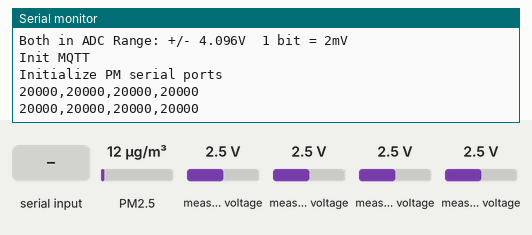
Simulated run of this sketch. Board: ESP8266 (NodeMCU). On the bench: the last lines printed to the serial monitor. The test bench sets the inputs (shaded band); at power-on: PM2.5 12 µg/m³, measured voltage 2.5 V. No MQTT or app messages arrive unless stated.

Above: at 2.3 s.
2.4 s: "1" received over the second serial link
At 3.9 s:
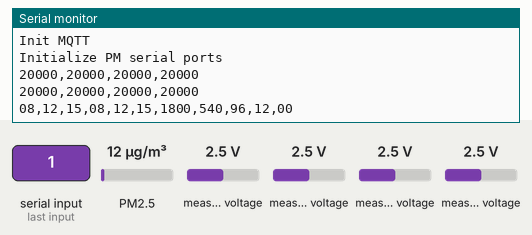
8.6 s: PM2.5 set to 6 µg/m³
At 9.9 s:
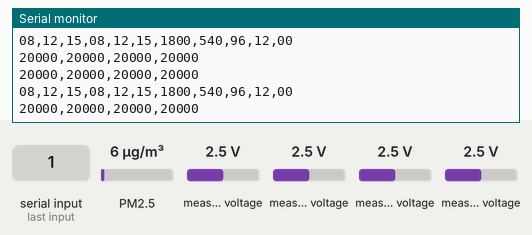
10.1 s: measured voltage (sensor 200) set to 0.1 V
At 11.5 s:
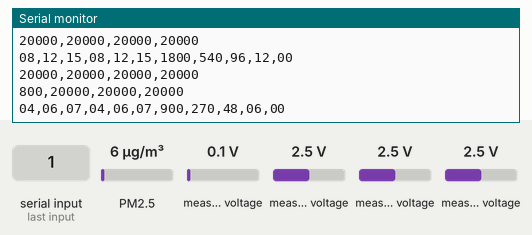
11.6 s: measured voltage (sensor 201) set to 0.1 V
13.1 s: measured voltage (sensor 202) set to 0.1 V
At 14.2 s:
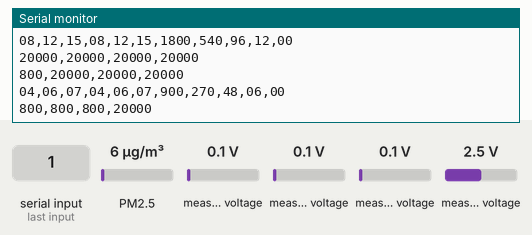
14.6 s: measured voltage (sensor 203) set to 0.1 V
At 16.0 s:
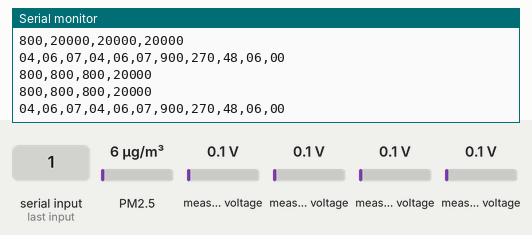

The sketch:

rick_mqtt_2.ino
```cpp
/*

Marie Skłodowska-Curie Actions
Project acronym: PIONEER
Grant nr.: 844526
Project Investigator: Federico Dallo (https://github.com/theRosyProject)

Sofware README - last updated infos at: https://github.com/theRosyProject/PIONEER
Software Author: Federico Dallo
Date: April 2023

Step 1)
System creates a WiFi access point at the address 192.168.0.4 for
user configuration:
- get device MAC address
- provide SSID and password of the Local Area Network (Wifi)
- evaluate SSID and password (MQTT Broker Handshake)

On failed handshake:
- reset configuration and get back to Step 1

On successful handshake:
- automatic system reboot and proceed to Step 2

Step 2)
System creates a HTTP page at the address given by the DHCP:
- evaluate user input for system reset:
  If TRUE get back to Step 1
  If FALSE continue

- Configure MQTT

- Read from ADC ozone sensors

- Read from ADC CO2 sensor

- Read from two PM2.5 sensors using Software Serial
  Info: https://docs.arduino.cc/tutorials/communication/TwoPortReceive

- Publish over MQTT

Auth: F. Dallo
Date: 18 Mar 2023, Venice, IT

*/

// Libraries for getting device MAC
#include <ESP8266WiFi.h>
String DEVICE_MAC_STRING = WiFi.macAddress();
const char* DEVICE_MAC_CHAR = DEVICE_MAC_STRING.c_str();

// Libraries for ADC
#include <Wire.h>
#include <Adafruit_ADS1X15.h>
Adafruit_ADS1115 ads1115_OZO;
Adafruit_ADS1115 ads1115_CO2;

// Libraries for handling MQTT
#include "EspMQTTClient.h"
#include <ArduinoJson.h>

// MQTT: ID, server IP, port, username and password
EspMQTTClient client(
  "pioneerNet",
  "cicciopasticcio",
  "159.223.196.81",  // MQTT Broker server
  //"192.168.xxx.xxx",
  "mqttuser",   // Can be omitted if not needed
  "mqttuser",   // Can be omitted if not needed
  //"ESP8266",     // Client name that uniquely identify your device
  DEVICE_MAC_CHAR,
  1883              // The MQTT port, default to 1883. this line can be omitted
);

// MQTT: topics
const PROGMEM char* MQTT_SENSOR_TOPIC_DEBUG = "pioneer/debug";
const PROGMEM char* MQTT_SENSOR_TOPIC_PM = "pioneer/pm";
const PROGMEM char* MQTT_SENSOR_TOPIC_PM_1 = "pioneer/pm/pms5003_1";
const PROGMEM char* MQTT_SENSOR_TOPIC_PM_2 = "pioneer/pm/pms5003_2";
const PROGMEM char* MQTT_SENSOR_TOPIC_CO2 = "pioneer/co2";
const PROGMEM char* MQTT_SENSOR_TOPIC_OZONE = "pioneer/ozone";

// Add the library from read from PMS5003 sensors
#include "Adafruit_PM25AQI.h"

// Add the library for using two sensors over software serial port
#include <SoftwareSerial.h>

SoftwareSerial pmSerial1(2, 0);
SoftwareSerial pmSerial2(13, 12);

Adafruit_PM25AQI aqi1 = Adafruit_PM25AQI();
Adafruit_PM25AQI aqi2 = Adafruit_PM25AQI();

// Add integers indicators for connected sensors
int PM_SERIAL1_STATUS = 0;
int PM_SERIAL2_STATUS = 0;

void setup() {

  // Open serial for data communication, wait and welcome message
  Serial.begin(115200);
  while (!Serial) {
    delay(10);
  }
  Serial.println();
  Serial.println("Serial port begin at 115200");

  // Get device WiFi MAC address and save in string variable
  Serial.println();
  Serial.println("ESP8266 WiFi MAC:");
  Serial.println(DEVICE_MAC_STRING);

  // Initialize ADC
  Serial.println();
  Serial.println("Init ADC addr48 and addr49");
  Serial.println("Both in ADC Range: +/- 4.096V  1 bit = 2mV");
  ads1115_OZO.setGain(GAIN_ONE);     // 1x gain   +/- 4.096V  1 bit = 2mV
  ads1115_OZO.begin(0x48); // reading the OZO sensors
  delay(100);
  ads1115_CO2.setGain(GAIN_ONE);
  ads1115_CO2.begin(0x49);
  // ads1115_49.setGain(GAIN_ONE);     // 1x gain   +/- 4.096V  1 bit = 2mV
  // ads1115_49.begin(0x49); // reading the CO2 sensor

  // init the MQTT connection
  Serial.println();
  Serial.println("Init MQTT");
  // Optional functionalities of EspMQTTClient
  client.enableDebuggingMessages(); // Enable debugging messages sent to serial output
  client.enableHTTPWebUpdater(); // Enable the web updater. User and password default to values of MQTTUsername and MQTTPassword. These can be overridded with enableHTTPWebUpdater("user", "password").
  client.enableOTA(); // Enable OTA (Over The Air) updates. Password defaults to MQTTPassword. Port is the default OTA port. Can be overridden with enableOTA("password", port).
  String LAST_WILL_MSG_STR = DEVICE_MAC_STRING + ": I am going offline";
  const char* LAST_WILL_MSG = LAST_WILL_MSG_STR.c_str();
  client.enableLastWillMessage(MQTT_SENSOR_TOPIC_DEBUG, LAST_WILL_MSG);  // You can activate the retain flag by setting the third parameter to true

  // Initialize serial port for PM
  Serial.println();
  Serial.println("Initialize PM serial ports");
  delay(1000);

  // Start the sensors serial ports (begin with serial nr. 2 as the last open is the one ready to be used)
  pmSerial2.begin(9600);

  if (! aqi2.begin_UART(&pmSerial2)) { // connect to the sensor over software serial
    Serial.println("Could not find PM 2.5 sensor 2!");
    while (1) delay(10);
  }

  pmSerial1.begin(9600);

  if (! aqi1.begin_UART(&pmSerial1)) { // connect to the sensor over software serial
    Serial.println("Could not find PM 2.5 sensor 1!");
    while (1) delay(10);
  }

}

// This function is called once everything is connected (Wifi and MQTT)
// WARNING : YOU MUST IMPLEMENT IT IF YOU USE EspMQTTClient
void onConnectionEstablished()
{
  // Subscribe to "mytopic/test" and display received message to Serial
  //client.subscribe("svalbard/#", [](const String & payload) {
  //  Serial.println(payload);
  //});

  // // Subscribe to "mytopic/wildcardtest/#" and display received message to Serial
  // client.subscribe("mytopic/wildcardtest/#", [](const String & topic, const String & payload) {
  //   Serial.println("(From wildcard) topic: " + topic + ", payload: " + payload);
  // });

  // Publish a message to "debug"
  String HELLO_MSG_STR = DEVICE_MAC_STRING + ": I am online";
  const char* HELLO_MSG = HELLO_MSG_STR.c_str();
  client.publish(MQTT_SENSOR_TOPIC_DEBUG, HELLO_MSG); // You can activate the retain flag by setting the third parameter to true

  // // Execute delayed instructions
  // client.executeDelayed(5 * 1000, []() {
  //   client.publish("mytopic/wildcardtest/test123", "This is a message sent 5 seconds later");
  // });
}

void loop() {

  // init loop client MQTT
  client.loop();

  // Reading OZONE sensors 1
  int16_t adc48_0, adc48_1, adc48_2, adc48_3;

  adc48_0 = ads1115_OZO.readADC_SingleEnded(0);
  adc48_1 = ads1115_OZO.readADC_SingleEnded(1);
  adc48_2 = ads1115_OZO.readADC_SingleEnded(2);
  adc48_3 = ads1115_OZO.readADC_SingleEnded(3);
  // formatting the message
  char bufferOZO[50];
  sprintf(bufferOZO, "%02d,%02d,%02d,%02d",
          adc48_0, adc48_1, adc48_2, adc48_3
  );
  Serial.println(bufferOZO);
  // prepare JSON
  StaticJsonDocument<150> rootOZO;
  // DATA START
  rootOZO["WE1"] = (String)adc48_3;
  rootOZO["AUX1"] = (String)adc48_2;
  rootOZO["WE2"] = (String)adc48_1;
  rootOZO["AUX2"]  = (String)adc48_0;
  // DATA END
  char jsonCharOZO[150];
  serializeJson(rootOZO, jsonCharOZO);
  client.publish(MQTT_SENSOR_TOPIC_OZONE, jsonCharOZO, true);
  yield();

  delay(1000);

  // Reading CO2 sensor
  int16_t adc49_0, adc49_1, adc49_2, adc49_3;

  adc49_0 = ads1115_CO2.readADC_SingleEnded(0);
  adc49_1 = ads1115_CO2.readADC_SingleEnded(1);
  adc49_2 = ads1115_CO2.readADC_SingleEnded(2);
  adc49_3 = ads1115_CO2.readADC_SingleEnded(3);
  // formatting the message
  char bufferCO2[50];
  sprintf(bufferCO2, "%02d,%02d,%02d,%02d",
          adc49_0, adc49_1, adc49_2, adc49_3
  );
  Serial.println(bufferCO2);
  // prepare JSON
  StaticJsonDocument<150> rootCO2;
  // // DATA START
  rootCO2["P"] = (String)adc49_3;
  rootCO2["N"] = (String)adc49_2;
  // DATA END
  char jsonCharCO2[150];
  serializeJson(rootCO2, jsonCharCO2);
  client.publish(MQTT_SENSOR_TOPIC_CO2, jsonCharCO2, true);
  // yield();

  delay(1000);


  // Start listen on sensor 1
  pmSerial1.listen();

  if (pmSerial1.available()) {

    PM25_AQI_Data data1;

    if (! aqi1.read(&data1)) {
      Serial.println("Could not read from AQI nr.1");
      delay(500);  // try again in a bit!
      //return;
    }

    // Prepare message for the MQTT
    int PM10std  = data1.pm10_standard;
    int PM25std  = data1.pm25_standard;
    int PM100std = data1.pm100_standard;

    int PM10env  = data1.pm10_env;
    int PM25env  = data1.pm25_env;
    int PM100env = data1.pm100_env;

    int prt03 = data1.particles_03um;
    int prt05 = data1.particles_05um;
    int prt10 = data1.particles_10um;
    int prt25 = data1.particles_25um;
    int prt100= data1.particles_100um;
    // formatting the message
    char bufferPM[100];
    sprintf(bufferPM, "%02d,%02d,%02d,%02d,%02d,%02d,%02d,%02d,%02d,%02d,%02d",
            PM10std, PM25std, PM100std,
            PM10env, PM25env, PM100env,
            prt03, prt05, prt10, prt25, prt100
    );
    Serial.println(bufferPM);
    // prepare JSON
    StaticJsonDocument<550> root;
    // DATA START
    root["PM10std"] = (String)PM10std;
    root["PM25std"] = (String)PM25std;
    root["PM100std"] = (String)PM100std;
    root["PM10env"]  = (String)PM10env;
    root["PM25env"]  = (String)PM25env;
    root["PM100env"] = (String)PM100env;
    root["prt03"] = (String)prt03;
    root["prt05"] = (String)prt05;
    root["prt10"] = (String)prt10;
    root["prt25"] = (String)prt25;
    root["prt100"]= (String)prt100;
    // DATA END
    char jsonChar[550];
    serializeJson(root, jsonChar);
    client.publish(MQTT_SENSOR_TOPIC_PM_1, jsonChar, true);
    yield();

  }

  delay(1000);

// Start listen on sensor 2
  pmSerial2.listen();

  if (pmSerial2.available()) {

    PM25_AQI_Data data2;

    if (! aqi2.read(&data2)) {
      Serial.println("Could not read from AQI nr.2");
      delay(500);  // try again in a bit!
      //return;
    }

    // Prepare message for the MQTT
    int PM10std  = data2.pm10_standard;
    int PM25std  = data2.pm25_standard;
    int PM100std = data2.pm100_standard;

    int PM10env  = data2.pm10_env;
    int PM25env  = data2.pm25_env;
    int PM100env = data2.pm100_env;

    int prt03 = data2.particles_03um;
    int prt05 = data2.particles_05um;
    int prt10 = data2.particles_10um;
    int prt25 = data2.particles_25um;
    int prt100= data2.particles_100um;
    // formatting the message
    char bufferPM[100];
    sprintf(bufferPM, "%02d,%02d,%02d,%02d,%02d,%02d,%02d,%02d,%02d,%02d,%02d",
            PM10std, PM25std, PM100std,
            PM10env, PM25env, PM100env,
            prt03, prt05, prt10, prt25, prt100
    );
    Serial.println(bufferPM);
    // prepare JSON
    StaticJsonDocument<550> root;
    // DATA START
    root["PM10std"] = (String)PM10std;
    root["PM25std"] = (String)PM25std;
    root["PM100std"] = (String)PM100std;
    root["PM10env"]  = (String)PM10env;
    root["PM25env"]  = (String)PM25env;
    root["PM100env"] = (String)PM100env;
    root["prt03"] = (String)prt03;
    root["prt05"] = (String)prt05;
    root["prt10"] = (String)prt10;
    root["prt25"] = (String)prt25;
    root["prt100"]= (String)prt100;
    // DATA END
    char jsonChar[550];
    serializeJson(root, jsonChar);
    client.publish(MQTT_SENSOR_TOPIC_PM_2, jsonChar, true);
    yield();


  }

  delay(1000);

}
```

Measured:
- after the input at 2.4 s, the serial monitor: prints a new line after 0.78 s (image 1)
- after the input at 10.1 s, the serial monitor: prints a new line after 0.22 s (image 3)
- after the input at 13.1 s, the serial monitor: prints a new line after 0.25 s (image 4)
